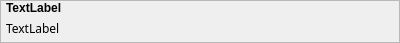
<?xml version="1.0" encoding="UTF-8"?>
<ui version="4.0">
 <class>PropertiesItemWidget</class>
 <widget class="QWidget" name="PropertiesItemWidget">
  <property name="geometry">
   <rect>
    <x>0</x>
    <y>0</y>
    <width>400</width>
    <height>38</height>
   </rect>
  </property>
  <property name="windowTitle">
   <string>Form</string>
  </property>
  <layout class="QHBoxLayout" name="horizontalLayout">
   <property name="spacing">
    <number>0</number>
   </property>
   <property name="leftMargin">
    <number>0</number>
   </property>
   <property name="topMargin">
    <number>0</number>
   </property>
   <property name="rightMargin">
    <number>0</number>
   </property>
   <property name="bottomMargin">
    <number>0</number>
   </property>
   <item>
    <widget class="QFrame" name="frame">
     <property name="frameShape">
      <enum>QFrame::StyledPanel</enum>
     </property>
     <property name="frameShadow">
      <enum>QFrame::Raised</enum>
     </property>
     <layout class="QGridLayout" name="gridLayout">
      <property name="leftMargin">
       <number>5</number>
      </property>
      <property name="topMargin">
       <number>0</number>
      </property>
      <property name="rightMargin">
       <number>0</number>
      </property>
      <property name="bottomMargin">
       <number>5</number>
      </property>
      <property name="horizontalSpacing">
       <number>0</number>
      </property>
      <property name="verticalSpacing">
       <number>5</number>
      </property>
      <item row="0" column="0">
       <widget class="QLabel" name="lbl_title">
        <property name="font">
         <font>
          <family>Nirmala UI</family>
          <weight>75</weight>
          <bold>true</bold>
         </font>
        </property>
        <property name="text">
         <string>TextLabel</string>
        </property>
       </widget>
      </item>
      <item row="1" column="0">
       <widget class="QLabel" name="lbl_value">
        <property name="font">
         <font>
          <family>Noto Sans</family>
          <pointsize>9</pointsize>
         </font>
        </property>
        <property name="text">
         <string>TextLabel</string>
        </property>
       </widget>
      </item>
     </layout>
    </widget>
   </item>
  </layout>
 </widget>
 <resources/>
 <connections/>
</ui>
